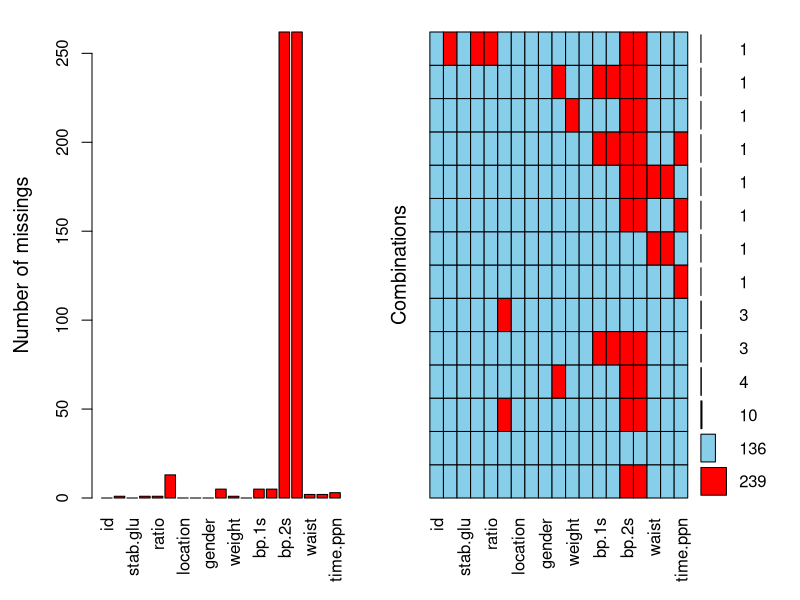
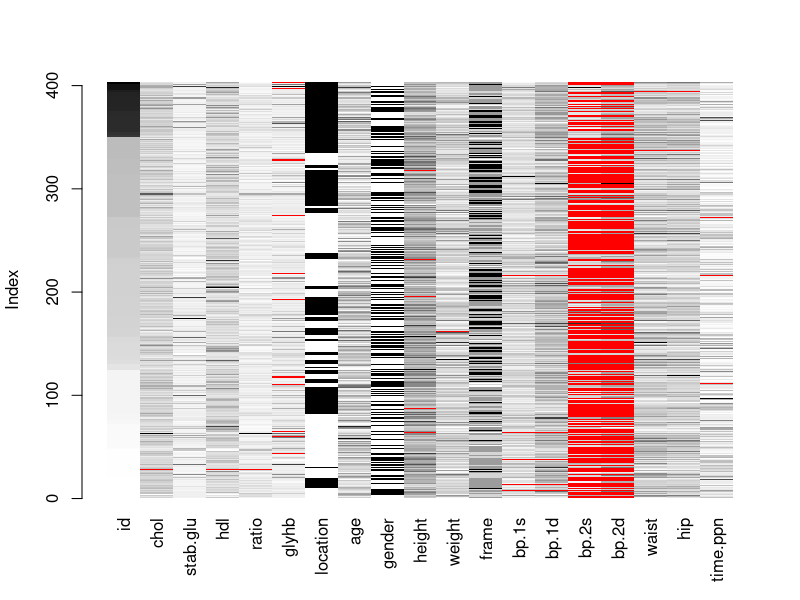

Write the R code that produced these figures, in order. (Note: this script raises an error after producing the figures.)
## ---- chunk 1
library(tidyverse)
library(stringr)
## ---- chunk 2
2 + 2
## ---- chunk 3
2 + 2 == 4
## ---- chunk 4
round(pi, 4) #ümarda pi neljale komakohale
## ---- chunk 5
x <- c(6,3,3,4,5) #vector: c() - combine
y<- c(1,3,4,2,7)
cor(x, y) #correlation
sum(x)
sum(x, y)
mean(x)
median(x)
quantile(x)
sd(x) #standard deviation - goes with mean
max(x)
min(x)
## ---- chunk 6
?sum
## ---- chunk 7
apples <- c(1, 34, 43, NA) #c() --- combine() on ise funktsioon
#?c #proovi seda
sum(apples, na.rm = TRUE)

## ---- chunk 8
sum
## ---- chunk 9
apples <- 2 #two apples
oranges <- 3 #three oranges
(inventory <- apples + oranges)
## ---- chunk 10
inventory <- function(apples, oranges) {
  inventory <- apples + oranges
  inventory
}
## ---- chunk 11
inventory(2,3) #inventory(apples=2, oranges=3) #teeb sama asja
## ---- chunk 12
SEM0<- function(x) {
  SD<- sd(x) 
  SEM<- SD/sqrt(length(x))
  SEM
}
## ---- chunk 13
numbers<- c(2, 3.4, 54, NA, 3) #c() means "combine", NA means "any number" or "not available"
SEM0(numbers)
## ---- chunk 14
SEM01<- function(x) {
  SD<- sd(x, na.rm = TRUE) 
  SEM<- SD/sqrt(length(x))
  SEM
}
SEM01(numbers)
length(numbers)
## ---- chunk 15
SEM1<- function(x) {
  x1<- na.omit(x) #you want NAs to be removed
  SD<- sd(x1) 
  SEM<- SD/sqrt(length(x1))
  SEM
}
SEM1(numbers)
## ---- chunk 16
library(tidyverse)
## ---- chunk 17
?drop_na
## ---- chunk 18
df <- tibble(apples=c(2, 3, NA, 5), oranges=c(4, NA, 6, 4)) #creates a 2-column table
df #prints table
df1 <- drop_na(df, apples) #drops those rows from df, where there are NAs in the column called "apples", and associates the resulting table with a new name, df1
df1 #prints the new table 
## ---- chunk 19
ls()
## ---- chunk 20
babe <- "beebi"
babe
## ---- chunk 21
babe <- c("saatan", "inglike")
babe
## ---- chunk 22
class(babe)
## ---- chunk 23
apples <- 2
bananas <- 3
apples + bananas
## ---- chunk 24
a <- 2
b <- 3
a <- a+b
str(a) #objekti nimega a struktuur
## ---- chunk 25
a <- c(2, 3)
a <- sum(a)
a <- sqrt(a)
a <- round(a, 2)
a
## ---- chunk 26
a <- c(2, 3)
a1 <- sum(a)
a2 <- sqrt(a1)
a3 <- round(a2, 2)
a3
## ---- chunk 27
a <- c(2, 3)
a <- a %>% sum %>% sqrt %>% round(2)
a
## ---- chunk 28
a <- c(2, 3)
a <- round(sqrt(sum(a)), 2)
a
## ---- chunk 29
minu_vektor <- c(1,3,4)
str(minu_vektor)
## ---- chunk 30
minu_vektor <- c(1,NA,4)
minu_vektor
class(minu_vektor)
## ---- chunk 31
minu_vektor <- c(1, "A1", "4$", "joe")
minu_vektor
class(minu_vektor)
## ---- chunk 32
minu_vektor <- as.vector(parse_number(minu_vektor)) 
minu_vektor
str(minu_vektor) #annab objekti struktuuri (numeric, ühedimensionaalne, koosneb 3st elemendist: 1, NA, 4)
## ---- chunk 33
seq(2, 3, by=0.5)
seq(2, 3, length.out = 5)
rep(1:2, times=3)
rep(1:2, each=3)
rep(c("a", "b"), each=3, times=2)
## ---- chunk 34
a <- c(1,2,3)
b <- 4 #ühe elemendiga vektor ei vaja c() enda ümber
a + b
## ---- chunk 35
a <- c(1,2,3)
b <- c(4, 5) 
a + b
## ---- chunk 36
a <- c(1, 2, 3, 4)
b <- c(5, 6) 
a + b
## ---- chunk 37
a <- c(1, 2, 3, 4)
b <- c(5, 6, 7, 8) 
a + b
## ---- chunk 38
a <- c(TRUE, FALSE, TRUE)
sum(a); mean(a)
## ---- chunk 39
a=c(2,1) #vector a
b=tibble(a=c(3,4), b=c(5,6)) #tibble b
d=c(2,3) #vector d
e=tibble(f=c(4,5), g=c(7,8)) #tibble e
c=list(d, e ) #list c koosneb vektor d-st ja tibble e-st

my_list <- list(a,b,c) #list, mis koosneb vektorist, tibblest ja listist
str(my_list)
## ---- chunk 40
my_list$b
## ---- chunk 41
shop <- c("maxima", "tesco", "lidl")
apples <- c(1, 4, 43)
oranges <- c(2, 32, NA)
fruits <- tibble(shop, apples, oranges)
fruits
## ---- chunk 42
count(fruits, apples)
count(fruits, shop)
summary(fruits)
names(fruits)
colnames(fruits)
nrow(fruits)
ncol(fruits)
arrange(fruits, desc(apples)) #sorteerib tabeli veeru "apples" väärtuste järgi langevalt (default on tõusev sorteerimine). Võib argumendina anda mitu veergu.
top_n(fruits, 2, apples) #saab 2 rida, milles on kõige rohkem õunu
top_n(fruits, -2, apples) #saab 2 rida, milles on kõige vähem õunu
## ---- chunk 43
colSums(fruits[,2:3])
rowSums(fruits[,2:3])
rowMeans(fruits[,2:3])
colMeans(fruits[,2:3])
apply(fruits[,2:3], 1, sd) #1 tähendab, et arvuta sd rea kaupa
apply(fruits[,2:3], 2, sd) #2 tähendab, et arvuta sd veeru kaupa. sd asemele võid panna suvalise funktsiooni - ka enda kirjutatud.
## ---- chunk 44
fruits <- add_row(fruits, shop="konsum", apples=132, oranges=-5, .before=3)
fruits
## ---- chunk 45
fruits$apples[fruits$apples==43] <- 333
fruits
fruits$shop[fruits$shop=="tesco"] <- "TESCO"
fruits
fruits$apples[fruits$apples>100] <- NA
fruits
## ---- chunk 46
df1 <- tibble(colA = c("a", "b", "c"), 
                  colB = c(1, 2, 3) )
df1.1 <- tibble(colA = "d", 
                colB =  4)

bind_rows(df1, df1.1, .id="id") #id teeb veel ühe veeru, mis näitab, kummast algtabelist iga uue tabeli rida pärit on 
## ---- chunk 47
df2 <- tibble(ColC="d", ColD=4)
bind_rows(df1, df2) #works by guessing your true intention
## ---- chunk 48
dfx <- tibble(colC=c(4,5,6))
cbind(df1, dfx)
## ---- chunk 49
ubinad <- fruits$apples
ubinad <- ubinad + 2
ubinad
str(ubinad) #see on jälle vektor
## ---- chunk 50
write.csv(fruits, "fruits.csv")
## ---- chunk 51
getwd()
## ---- chunk 52
class(fruits)
fruits <- as.data.frame(fruits)
class(fruits)
fruits <- as.tibble(fruits)
class(fruits)
## ---- chunk 53
library(VIM) 
diabetes <- read.table(file = "diabetes.csv", sep = ";", dec = ",", header = TRUE)
str(diabetes)
aggr(diabetes, prop=FALSE, numbers=T)
## ---- chunk 54
nrows <- nrow(diabetes)
  ncomplete <- sum(complete.cases(diabetes))
  ncomplete #136
  ncomplete/nrows #34%
## ---- chunk 55
 sapply(diabetes, function(x) sum(is.na(x))) 
## ---- chunk 56
VIM::matrixplot(diabetes) 
## ---- chunk 57
my_vector <- 2:5 
my_vector
my_vector[1] #1. element ehk number 2
my_vector[c(1,3)] #1. ja 3. element 
my_vector[-1] #kõik elemendid, v.a. element number 1
my_vector[c(-1, -3)] #kõik elemendid, v.a. element number 1 ja 3
my_vector[3:5] #elemendid 3, 4 ja 5 (element 5 on määramata, seega NA)
my_vector[-(3:length(my_vector))] #1. ja 2. element
## ---- chunk 58
df$colB[df$colA != "a"] #jätab sisse kõik vektori colB väärtused, kus samas tabeli reas olev colA väärtus ei ole "a". output on vektor! 
df$colA[df$colB > 1] #jätab sisse kõik vektori colA väärtused, kus samas tabeli reas olev colB väärtus >1. output on vektor. 
## ---- chunk 59
my_list <- list(a=tibble(colA=c("A", "B"), colB=c(1,2)), b=c(1, NA, "s"))
#this list has two elements, a df called "a" and a character vector called "b".
str(my_list)
## ---- chunk 60
my_tibble <- my_list[[1]] #class is df  --- we extracted a df from the list
my_tibble
#my_list$a #sama asi: $ does the same thing as [[ ]]

## ---- chunk 61
aa <- my_list[1]
str(aa)
## ---- chunk 62
aa1 <- my_list$a[2,] #class is df
aa1
## ---- chunk 63
aa3 <- my_list[[1]][1,]
aa3
## ---- chunk 64
library(stringr)
x<- c("apple", "ananas", "banana")

#replaces all a-s at the beginning of strings with e-s
str_replace(x, "^a", "e") 

# str_replace only replaces at the first occurence at each string
str_replace(x, "a", "e") 

#str_replace_all replaces all a-s anywhere in the strings
str_replace_all(x, "a", "e") 

#replaces a and the following character at the end of string with nothing (i.e. deletes 2 chars)
str_replace(x, "a.$", "")

#replaces a-s or s-s at the end of string with e-s
str_replace(x, "(a|s)$", "e")

#replaces a-s or s-s anywhere in the string with e-s
str_replace_all(x, "a|s", "e")

#remove all numbers. 
y<-c("as1", "2we3w", "3e")
str_replace_all(y, "\\d", "") 

#remove everything, except numbers. 
str_replace_all(y, "[A-Za-z_]", "") 
## ---- chunk 65
x<- c("apple", "apple pie")
str_replace_all(x, "^apple$","m") #To force to only match a complete string:
str_replace_all(x, "\\s","_") #space to _
str_replace_all(x, "[apl]","_") #a or p or l to _
str_replace_all(x, "[ap|p.e]","_") # ap or p.e to _
## ---- chunk 66
df <- tribble(
  ~subject, ~drug, ~sex, ~time, ~length, ~weigth,
  "1",      "exp",  "F",     3,     168,      88,
  "2",  "placebo",  "M",     3,     176,      91
)
df
## ---- chunk 67
subject <- c("Tim", "Ann", "Jill")
sex <- c("M", "F", "F")
control <- c(23, 31, 30)
experiment_1 <- c(34, 38, 36)
experiment_2 <- c(40, 42, 44)
df<-tibble(subject, sex, control, experiment_1, experiment_2)
df
## ---- chunk 68
df_l1<-df %>% gather(key=experiment, value=value, 3:ncol(df))
# df_l3<-df %>% gather(experiment, value, 3:ncol(df)) works as well.
#df_l4<-df %>% gather(experiment, value, c(-subject, -sex)) works as well
df_l1
## ---- chunk 69
df_l1 %>% spread(key=experiment, value=value)
## ---- chunk 70
df <- tibble(a=c("tim", "tom", "jill"), b1=c(1,2,3), b2=c(4,5,6))
df
## ---- chunk 71
df1 <- t(df[,-1])
colnames(df1) <- df$a
df1
## ---- chunk 72
iris %>% select(liik=Species, Sepal.Length, Sepal.Width )
## ---- chunk 73
iris<-as_tibble(iris)
select(iris, starts_with("Petal"))
select(iris, ends_with("Width"))

# Move Species variable to the front
select(iris, Species, everything())

df <- as.data.frame(matrix(runif(100), nrow = 10))
df <- tbl_df(df[c(3, 4, 7, 1, 9, 8, 5, 2, 6, 10)])
select(df, V9:V6)
select(df, num_range("V", 9:6))

# Drop variables with -
select(iris, -starts_with("Petal"))

# Renaming -----------------------------------------
# select() keeps only the variables you specify
# rename() keeps all variables
rename(iris, petal_length = Petal.Length)
## ---- chunk 74
iris %>% filter(Species=="setosa" & Sepal.Length < 4.5)
## ---- chunk 75
iris %>% filter(Species=="setosa" | Sepal.Length < 4.5)
## ---- chunk 76
iris %>% filter(Species !="setosa" | Sepal.Length < 4.5)

## ---- chunk 77
library(stringr)
iris %>% filter(str_detect(Species, "^v")) 
## ---- chunk 78
iris %>% summarise(MEAN = mean(Sepal.Length), SD = sd(Sepal.Length), MAD = mad(Sepal.Length, constant=1), N = n(), unique_values_Sp = n_distinct(Species))
## ---- chunk 79
iris %>% group_by(Species) %>% summarise(MEAN = mean(Sepal.Length), SD = sd(Sepal.Length), MAD = mad(Sepal.Length, constant=1), N = n(), unique_values_Sp = n_distinct(Species))
## ---- chunk 80
df_l1
df_l1 %>% group_by(sex, experiment) %>% summarise(MEAN= mean(value), SD= sd(value), MAD=mad(value), N= n(), unique_values_sex= n_distinct(sex))
## ---- chunk 81
df_l1 %>% group_by(experiment, sex) %>% summarise(MEAN= mean(value), SD= sd(value), MAD=mad(value), N= n(), unique_values_sex= n_distinct(sex))
## ---- chunk 82
iris %>% group_by(Species) %>% mutate(MEAN= mean(Sepal.Length), SD= sd(Sepal.Length))

## ---- chunk 83
df_l1 %>% mutate(log_value = log10(value))
## ---- chunk 84
df_l1 %>% transmute(subject, gender=sex, log_value = log10(value))
## ---- chunk 85
df_l1 %>% group_by(sex) %>% mutate(normalised.value=value/mean(value), n2.val=value/sd(value))
## ---- chunk 86
df_l1 %>% mutate(normalised.value=value/mean(value), n2.val=value/sd(value))
## ---- chunk 87
library(stringr)
(bad.df<-tibble(time=c("t0", "t1", "t12"), value=c(2,4,9)))
(bad.df$time<-str_replace_all(bad.df$time, "t", "") %>% as.numeric()) 

## ---- chunk 88

(time<- parse_number(bad.df$time))

## ---- chunk 89
(df<-tibble(country=c("Albania"), disease.cases=c("80/1000")))
(df.sep<-df %>% separate(disease.cases, into=c("cases", "thousand")))
(df.sep<-df %>% separate(disease.cases, into=c("cases", "thousand"), sep="/"))
(df.sep<-df %>% separate(disease.cases, into=c("cases", "thousand"), sep=2))
(df.sep<-df %>% separate(disease.cases, into=c("cases", "thousand"), sep= -6))

(df<-tibble(index=c(1,2), taxon=c("Procaryota; Bacteria; Alpha-Proteobacteria; Escharichia", "Eukaryota; Chordata")))
(d1 <- df %>% separate(taxon, c('riik', 'hmk', "klass", "perekond"), sep = '; ', extra = "merge", fill="right")) 

# some special cases:
(df<-tibble(index=c(1,2), taxon=c("Prokaryota || Bacteria || Alpha-Proteobacteria || Escharichia", "Eukaryota || Chordata")))
(d1 <- df %>% separate(taxon, c("riik", "hmk", "klass", "perekond"), sep= "\\|\\|", extra = "merge", fill="right")) 

df <- tibble(index=c(1,2), taxon=c("Prokaryota.Bacteria.Alpha-Proteobacteria.Escharichia", "Eukaryota.Chordata"))
(d1 <- df %>% separate(taxon, c('riik', 'hmk', "klass", "perekond"), sep = '[.]', extra = "merge", fill="right")) 
#[] for points only.

(df<-tibble(index=c(1,2), taxon=c("Prokaryota.Bacteria,Alpha-Proteobacteria.Escharichia", "Eukaryota.Chordata")))
(d1 <- df %>% separate(taxon, c('riik', 'hmk', "klass", "perekond"), sep = '[,\\.]', extra = "merge", fill="right")) 
# [,\\.] separates by dot or comma. Isn't that cool?
## ---- chunk 90
library(forcats)
x1 <- c("Dec", "Apr", "Jan", "Mar")
## ---- chunk 91
month_levels <- c(
  "Jan", "Feb", "Mar", "Apr", "May", "Jun", 
  "Jul", "Aug", "Sep", "Oct", "Nov", "Dec"
)
## ---- chunk 92
y1 <- factor(x1, levels = month_levels)
y1
## ---- chunk 93
f2 <- x1 %>% factor() %>% fct_inorder()
f2
## ---- chunk 94
levels(f2)
## ---- chunk 95
gss_cat #tibble, mille veerg "race" on faktor.

gss_cat %>% count(race)
## ---- chunk 96
gss_cat %>% count(partyid)
gss_cat %>%
  mutate(partyid = fct_recode(partyid,
    "Republican, strong"    = "Strong republican",
    "Republican, weak"      = "Not str republican",
    "Independent, near rep" = "Ind,near rep",
    "Independent, near dem" = "Ind,near dem",
    "Democrat, weak"        = "Not str democrat",
    "Democrat, strong"      = "Strong democrat",
    "Other"                 = "No answer",
    "Other"                 = "Don't know",
    "Other"                 = "Other party"
  )) %>%
  count(partyid)
## ---- chunk 97
gss_cat %>%
  mutate(relig = fct_lump(relig, n = 5)) %>%
  count(relig, sort = TRUE) %>%
  print()
## ---- chunk 98
z<-1:10
z1<-cut(z, breaks=c(0,3,6,10), labels=c("A", "B", "C"))
z1
#Note that to include 1 in level “A” you need to start the first cut <1, while at the right side 3 is included in the 1st cut (in factor level “A”)
z2<-cut(z, breaks=3, labels=c("A", "B", "C"))
z2
## ---- chunk 99
library(car) #car:recode()
x<-rep(1:3,3)
x
recode(x, "c(1,2)='A'; else='B'")
recode(x, "c(1,2)=NA")
recode(x, "1:2='A'; 3='B'")
## ---- chunk 100
gss_cat %>%
  group_by(relig) %>%
  summarise(
    age = mean(age, na.rm = TRUE),
    tvhours = mean(tvhours, na.rm = TRUE),
    n = n()
  ) %>% 
ggplot(aes(tvhours, fct_reorder(relig, tvhours))) +
  geom_point()
## ---- chunk 101
gss_cat %>%
  group_by(relig) %>%
  summarise(
    age = mean(age, na.rm = TRUE),
    tvhours = mean(tvhours, na.rm = TRUE),
    n = n()
  ) %>% 
ggplot(aes(tvhours, fct_relevel(relig, "None", "Don't know"))) +
  geom_point()
## ---- chunk 102
gss_cat %>%
  filter(!is.na(age)) %>%
  group_by(age, marital) %>%
  mutate(N=n()) %>% 
ggplot(aes(age, N, colour = fct_reorder2(marital, age, N))) +
  geom_line() +
  labs(colour = "marital")
## ---- chunk 103
gss_cat %>%
  mutate(marital = marital %>% fct_infreq() %>% fct_rev()) %>%
  ggplot(aes(marital)) +
    geom_bar()
